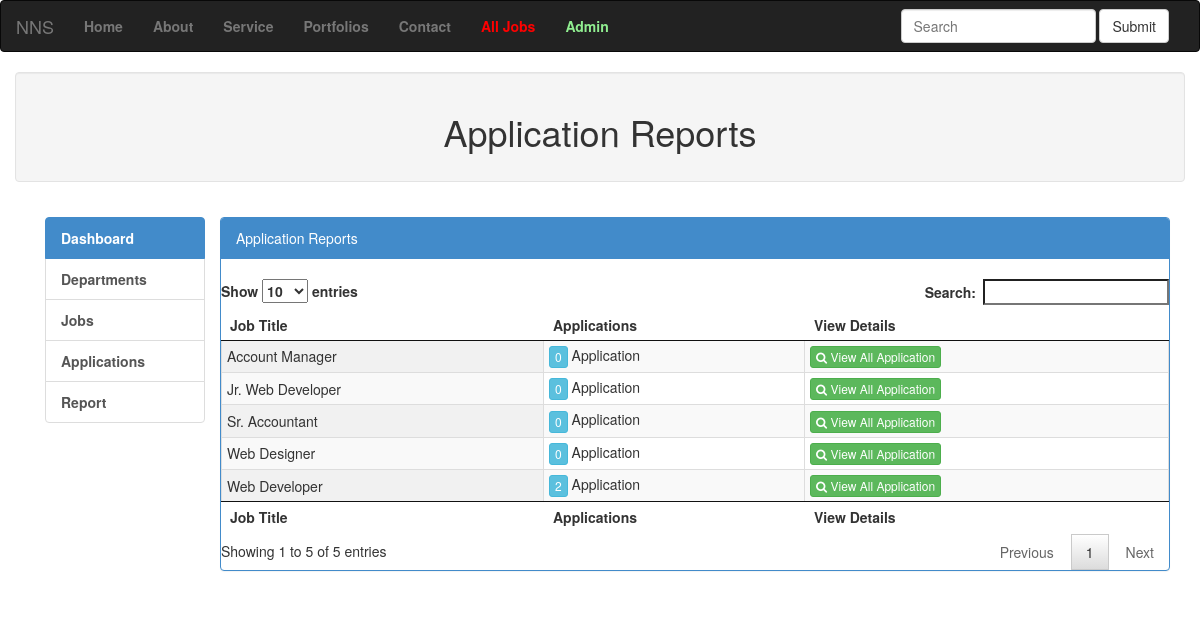
The page /index.php/post_controller/report on the database its author committed.
### tables this page shows
CREATE TABLE IF NOT EXISTS `job_posts` (
`id` int(11) NOT NULL,
  `department_id` int(11) NOT NULL,
  `job_title` varchar(50) NOT NULL,
  `requirement` text NOT NULL,
  `experience` varchar(50) NOT NULL,
  `education` text NOT NULL,
  `start_date` date NOT NULL,
  `end_date` date NOT NULL,
  `salary` varchar(12) NOT NULL
);

### application/controllers/Post_controller.php (called while the page is built, shortened)
<?php
class Post_controller extends CI_Controller {
	public function report(){
		$data['jobs']=$this->post_model->get_job();
		$this->load->view('job_list',$data);
	}
}

### index.php (called while the page is built, shortened)
<?php
require_once BASEPATH.'core/CodeIgniter.php';

### application/models/Post_model.php (called while the page is built, shortened)
<?php
class post_model extends CI_Model {
	public function get_job($id=false){
		if($id===false){
			$this->db->select('*');
			$this->db->from('departments');
			$this->db->join('job_posts', 'job_posts.department_id = departments.id');
			$query = $this->db->get();
			return $query->result();
		}
			$this->db->select('*');
			$this->db->from('departments');
			$this->db->join('job_posts', 'job_posts.department_id = departments.id');
			$this->db->where('job_posts.id', $id);
			$query = $this->db->get();
			return $query->row_array();
	}
	public function count_app($id){
		return $this->db->get_where('application', array('job_post_id'=>$id))->num_rows();
	}
}

### application/views/job_list.php (the view)
<?php include_once("header.php");?>
<div class="well container"><h1 class="text-center">Application Reports</h1></div>
<div class="container">
	<div class="row">
		  <div class="panel-body">
				<div class="col-md-2">
					<?php include_once("sidebar.php");?>
				</div>
				<div class="col-md-10">
				<div class="row">
				   <div class="panel panel-primary">
					  <div class="panel-heading">Application Reports
					  </div><br>
					  	<table id="" class="cell-border display compact example" cellspacing="0" width="100%">
						<thead>
							<tr>
								<th>Job Title</th>
								<th>Applications</th>
								<th>View Details</th>
							</tr>
						</thead>
						 <tbody>
						<?php foreach($jobs as $job):?>
							<tr>
								<td><?php echo $job->job_title?></td>
								<td><span class="btn btn-info btn-xs"><?php echo $this->post_model->count_app($job->id)?></span> Application</td>
								<td><a class="btn btn-success btn-xs" href="<?php echo site_url('post_controller/display_application/'.$job->id);?>"><i class="fa fa-search"></i> View All Application</a></td>
							</tr>
						<?php endforeach;?>
						</tbody>
						<tfoot>
							<tr>
								<th>Job Title</th>
								<th>Applications</th>
								<th>View Details</th>
							</tr>
						</tfoot>
					</table>
				</div>
		  </div>
				</div>
	   </div>
</div>
</div>
<?php include_once("footer.php")?>

### rows shown on the page
job_posts: job_title "Web Developer", id "2"
job_posts: job_title "Web Designer", id "0"
job_posts: job_title "Jr. Web Developer", id "0"
job_posts: job_title "Account Manager", id "0"
job_posts: job_title "Sr. Accountant", id "0"
